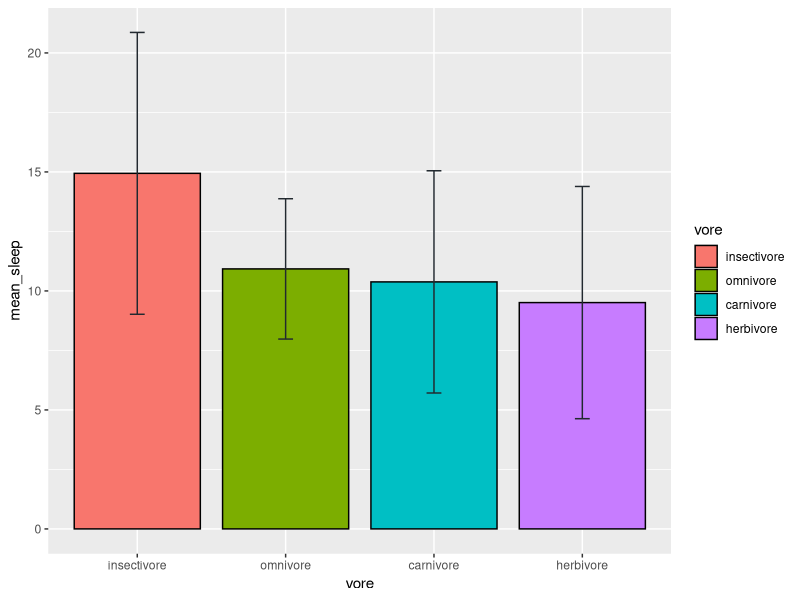
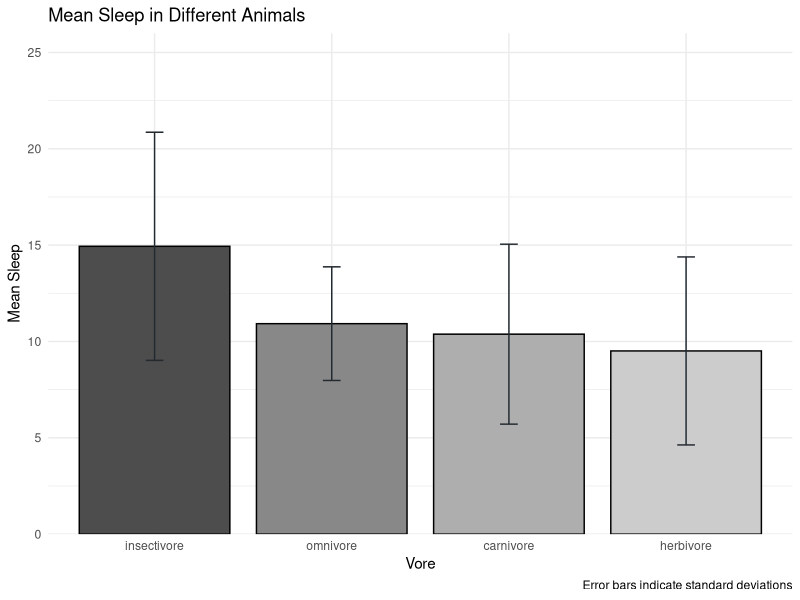
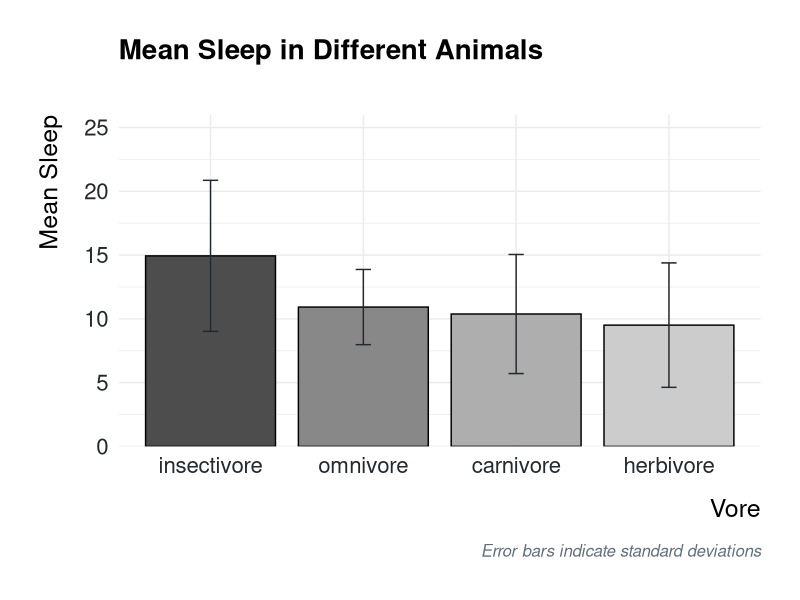
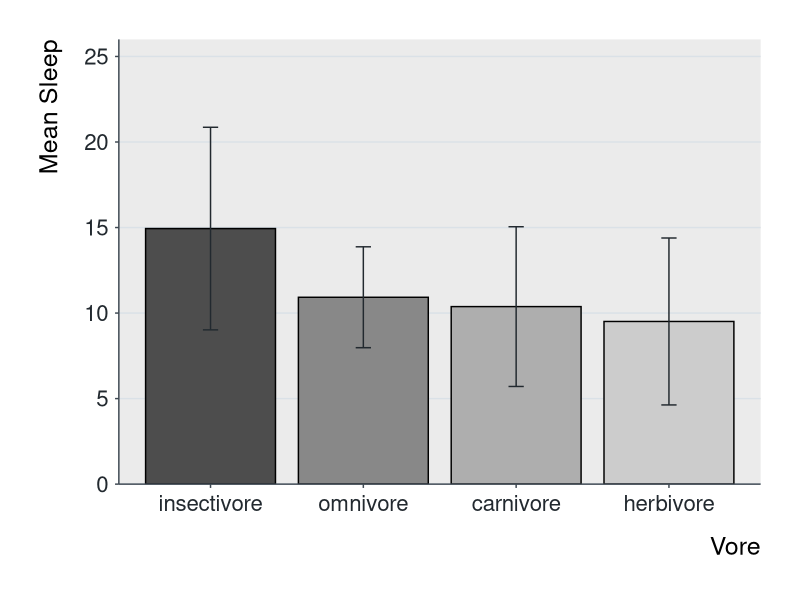
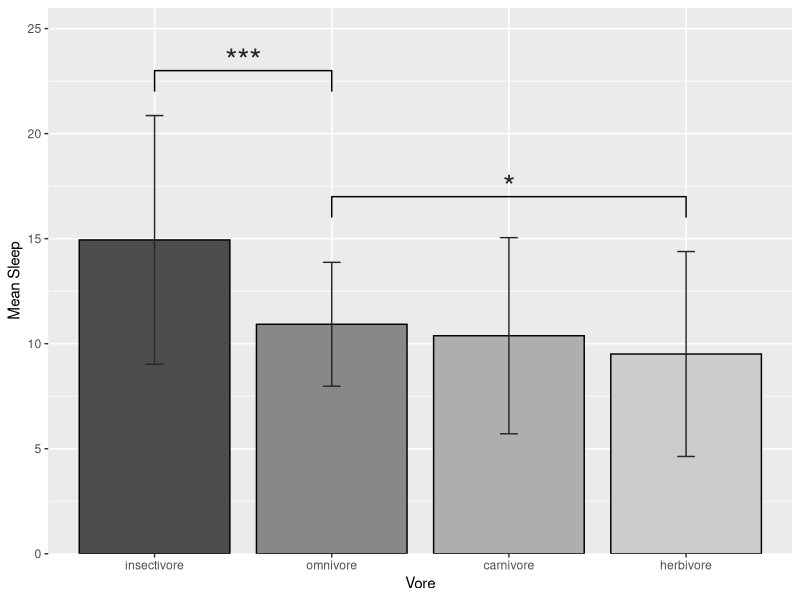

The R source for these figures, in order:
## ---- chunk 1
library(tidyverse)
glimpse(msleep, width = 50)
knitr::opts_chunk$set(echo = TRUE)
## ---- chunk 2
msleep %>% 
  group_by(vore) %>% 
  summarise(
    mean_sleep = mean(sleep_total),
    sd_sleep   = sd(sleep_total)
  ) 
## ---- chunk 3
(sleep_mean_values <- msleep %>% 
  group_by(vore) %>% 
  summarise(
    mean_sleep = mean(sleep_total),
    sd_sleep   = sd(sleep_total)
  ) %>% 
  drop_na() %>% 
  mutate(
    vore = case_when(
      vore == "insecti" ~ "insectivore",
      vore == "omni" ~ "omnivore",
      vore == "carni" ~ "carnivore",
      vore == "herbi" ~ "herbivore"
    ) %>% 
      as.factor %>% 
      fct_relevel("insectivore", "omnivore",
                  "carnivore", "herbivore")
  ))
## ---- chunk 4
sleep_mean_values %>% 
  ggplot(aes(vore, mean_sleep)) +
    geom_col(aes(fill = vore), color = "black", width = 0.85) +
    geom_errorbar(aes(ymin = mean_sleep - sd_sleep,
                      ymax = mean_sleep + sd_sleep),
                  color = "#22292F",
                  width = .1)
## ---- chunk 5
sleep_mean_values %>% 
  ggplot(aes(vore, mean_sleep)) +
  geom_col(aes(fill = vore), color = "black", width = 0.85) +
  geom_errorbar(aes(ymin = mean_sleep - sd_sleep,
                    ymax = mean_sleep + sd_sleep),
                color = "#22292F",
                width = .1) +
  scale_fill_grey(start = 0.3) +
  scale_y_continuous(limits = c(0, 26), expand = c(0, 0)) +
  guides(fill = FALSE) +
  theme_minimal() +
  labs(
    x = "Vore",
    y = "Mean Sleep",
    title = "Mean Sleep in Different Animals",
    caption = "Error bars indicate standard deviations"
  )
## ---- chunk 6
sleep_mean_values %>% 
  ggplot(aes(vore, mean_sleep)) +
  geom_col(aes(fill = vore), color = "black", width = 0.85) +
  geom_errorbar(aes(ymin = mean_sleep - sd_sleep,
                    ymax = mean_sleep + sd_sleep),
                color = "#22292F",
                width = .1) +
  scale_fill_grey(start = 0.3) +
  scale_y_continuous(limits = c(0, 26), expand = c(0, 0)) +
  guides(fill = FALSE) +
  theme_minimal() +
  labs(
    x = "Vore",
    y = "Mean Sleep",
    title = "Mean Sleep in Different Animals",
    caption = "Error bars indicate standard deviations"
  ) + 
  theme(
    plot.title = element_text(size = 20,
                              face = "bold",
                              margin = margin(b = 35)),
    plot.margin = unit(rep(1, 4), "cm"),
    axis.text = element_text(size = 16, color = "#22292F"),
    axis.title = element_text(size = 18, hjust = 1),
    axis.title.x = element_text(margin = margin(t = 15)),
    axis.title.y = element_text(margin = margin(r = 15)),
    axis.text.y = element_text(margin = margin(r = 5)),
    axis.text.x = element_text(margin = margin(t = 5)),
    plot.caption = element_text(size = 12, 
                                face = "italic",
                                color = "#606F7B",
                                margin = margin(t = 15))
  ) 
## ---- chunk 7
sleep_mean_values %>% 
  ggplot(aes(vore, mean_sleep)) +
  geom_col(aes(fill = vore), color = "black", width = 0.85) +
  geom_errorbar(aes(ymin = mean_sleep - sd_sleep,
                    ymax = mean_sleep + sd_sleep),
                color = "#22292F",
                width = .1) +
  scale_fill_grey(start = 0.3) +
  scale_y_continuous(limits = c(0, 26), expand = c(0, 0)) +
  guides(fill = FALSE)+
  theme(
    plot.title = element_text(size = 20,
                              face = "bold",
                              margin = margin(b = 35)),
    plot.margin = unit(rep(1, 4), "cm"),
    axis.text = element_text(size = 16, color = "#22292F"),
    axis.title = element_text(size = 18, hjust = 1),
    axis.title.x = element_text(margin = margin(t = 15)),
    axis.title.y = element_text(margin = margin(r = 15)),
    axis.text.y = element_text(margin = margin(r = 5)),
    axis.text.x = element_text(margin = margin(t = 5)),
    plot.caption = element_text(size = 12, 
                                face = "italic",
                                color = "#606F7B",
                                margin = margin(t = 15)),
    axis.line = element_line(color = "#3D4852"),
    axis.ticks = element_line(color = "#3D4852"),
    panel.grid.major.y = element_line(color = "#DAE1E7"),
    panel.grid.major.x = element_blank(),
    panel.grid.minor.y = element_blank()
  )+labs(y='Mean Sleep',x='Vore') 
## ---- chunk 8
p_value_one <- tibble(
  x = c("insectivore", "insectivore", "omnivore", "omnivore"),
  y = c(22, 23, 23, 22)
)
## ---- chunk 9
p_value_two <- tibble(
  x = c("omnivore", "omnivore", "herbivore", "herbivore"),
  y = c(16, 17, 17, 16)
)
## ---- chunk 10
sleep_mean_values %>% 
  ggplot(aes(vore, mean_sleep)) +
  geom_col(aes(fill = vore), color = "black", width = 0.85) +
  geom_errorbar(aes(ymin = mean_sleep - sd_sleep,
                    ymax = mean_sleep + sd_sleep),
                color = "#22292F",
                width = .1) +
  geom_line(data = p_value_one, 
            aes(x = x, y = y, group = 1)) +
  geom_line(data = p_value_two, 
            aes(x = x, y = y, group = 1)) +
  annotate("text", x = 1.5, y = 23.5, 
           label = "***",
           size = 8, color = "#22292F") +
  annotate("text", x = 3, y = 17.5, 
           label = "*",
           size = 8, color = "#22292F") +
  scale_fill_grey(start = 0.3) +
  scale_y_continuous(limits = c(0, 26), expand = c(0, 0)) +
  guides(fill = FALSE)+
  labs(y='Mean Sleep',x='Vore')
  # Rest of the code goes here
